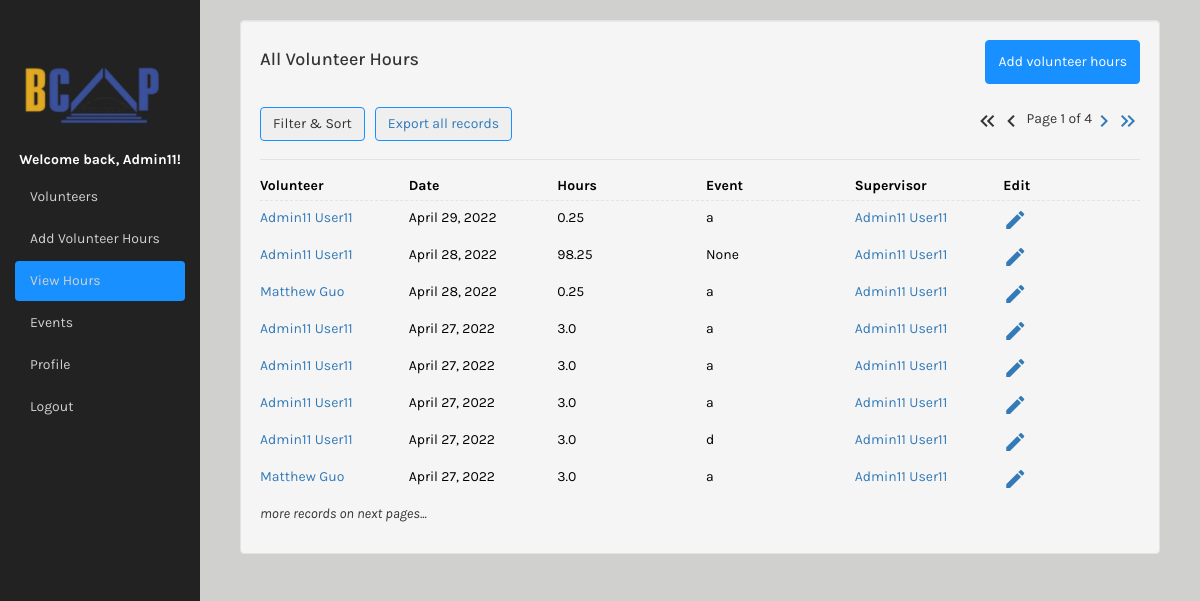
/history/ (signed in), run on an earlier commit of the app's database.
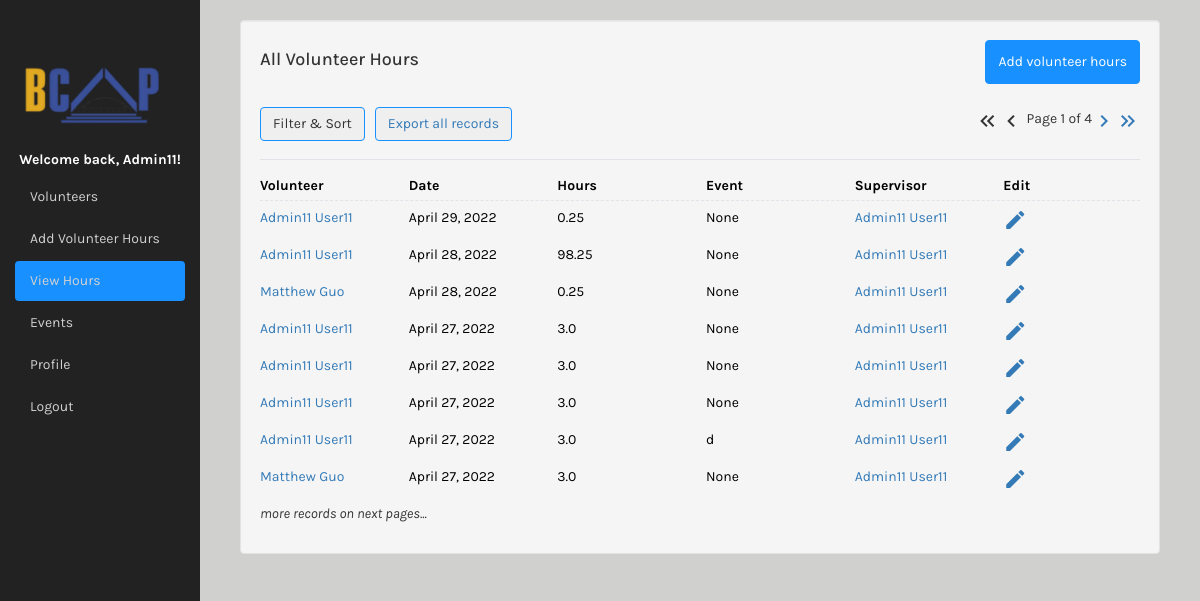
And on a later commit of the database.
### bcap373_app/models.py (models this page shows, shortened)
class VolunteerRecord(models.Model):
	activity = models.ForeignKey(EventModel, on_delete=models.SET_NULL, null=True)
	hours = models.FloatField(blank=False)
	date = models.DateField(auto_now=False, auto_now_add=False, blank=False)
	supervisor = models.ForeignKey(User, on_delete=models.SET_NULL, null=True, limit_choices_to={'is_staff': True}, related_name='supervisor')
	description = models.CharField(max_length=1000, blank=True, default='')
	owner = models.ForeignKey(User, on_delete=models.CASCADE, blank=True, null=True)
	class Meta:
		ordering = ["-date"]

class Profile(models.Model):
	user = models.OneToOneField(User, on_delete=models.CASCADE)
	phone = models.CharField(max_length=20, blank=True,
		help_text="Please enter your phone number in the following format: (XXX) XXX-XXXX")
	birth_date = models.DateField(null=True, blank=True)
	waiver = models.CharField(null=True, blank=True, max_length=300, help_text="If you have this user's waiver on file, please indicate this in this box (and give a link to where it can be found, e.g. on Google Drive)")
	def __str__(self):
		return "{} {}".format(self.user.first_name, self.user.last_name)

class EventModel(models.Model):
	name = models.CharField(max_length=256, blank=False)
	event_supervisor = models.ForeignKey(User, on_delete=models.SET_NULL, null=True, blank=True, limit_choices_to={'is_staff': True}, related_name='event_supervisor')
	created_at = models.DateTimeField(auto_now_add=True)
	class Meta:
		ordering = ["-created_at"]
	def __str__(self):
		return self.name

### bcap373_app/views.py (the view, shortened to what this page needs)
# urls.py: path('history/', views.history, name="history"),
@login_required
def history(request):
   current_user = request.user
   title = ''
   person_id = request.GET.get('owner', '')
   running_total = 0
   if person_id == '':
      if current_user.is_staff:
         title = 'All Volunteer Hours'
         records = VolunteerRecord.objects.all()
      else:
         title = 'Your Volunteer Hours'
         records = VolunteerRecord.objects.filter(owner = current_user)
   running_total = sum(rec.hours for rec in records)
   myFilter = HistoryFilter(request.GET, queryset=records)
   records = myFilter.qs
   paginator = Paginator(records, settings.PAGINATOR_COUNT)
   page_number = request.GET.get('page')
   page_obj = paginator.get_page(page_number)
   return render(request, "history.html", {"page_obj" : page_obj, "running_total": running_total, "title": title, "id":person_id, 'myFilter': myFilter})

### bcap373_app/models.py (called while the page is built)
def get_user_name(self):
	uid = self.id
	profile = Profile.objects.get(id=uid)
	return str(profile).title()

### bcap373_app/templatetags/template_tags.py (called while the page is built)
@register.simple_tag
def relative_url(value, field_name, urlencode=None):
    url = '?{}={}'.format(field_name, value)
    if urlencode:
        querystring = urlencode.split('&')
        filtered_querystring = filter(lambda p: p.split('=')[0] != field_name, querystring)
        encoded_querystring = '&'.join(filtered_querystring)
        url = '{}&{}'.format(url, encoded_querystring)
    return url

### templates/history.html (shortened to what this page needs)
{% extends "base.html" %}
{% load static %}
{% load template_tags %}
{% block pageContent %}
<div class="col-sm custom-grid">
    <div class="well">
        <div class="top-header">
            <div>
                <h4 class="history-title">{{ title }}</h4>
            </div>
            <div class="home-right">
                <a href='/add_individual_hours'>
                    <button class="btn btn-primary">Add volunteer hours</button>
                </a>
            </div>
        </div>
        <div class="tools">
            <div class="left-menu">
                <div class="dropdown" style="margin-right:10px">
                    <button class="btn btn-secondary dropdown-toggle" type="button" id="dropdownMenu2"
                        data-toggle="dropdown" aria-haspopup="true" aria-expanded="false">
                        Filter & Sort
                    </button>
                </div>
                <div>
                    <a href="/export/{% if id != '' %}?id={{id}}{% endif%}"><button type="button" class="btn btn-outline-primary">{% if id != '' %}Export user's hours{% else %}Export all records{% endif %}</button></a>
                </div>
            </div>
            <div class="pagination">
                {% if page_obj.has_previous %}
                    <a href="{% relative_url 1 'page' request.GET.urlencode %}"><i class="material-icons md-48">keyboard_double_arrow_left</i></a>
                    <a href="{% relative_url page_obj.previous_page_number 'page' request.GET.urlencode %}"><i class="material-icons md-48">keyboard_arrow_left</i></a>
                {% else %}
                    <i class="material-icons md-48">keyboard_double_arrow_left</i>
                    <i class="material-icons md-48">keyboard_arrow_left</i>
                {% endif %}&nbsp;
                <p>Page {{ page_obj.number }} of {{ page_obj.paginator.num_pages }}</p>
                {% if page_obj.has_next %}
                    <a href="{% relative_url page_obj.next_page_number 'page' request.GET.urlencode %}"><i class="material-icons md-48">keyboard_arrow_right</i></a>
                    <a href="{% relative_url page_obj.paginator.num_pages 'page' request.GET.urlencode %}"><i class="material-icons md-48">keyboard_double_arrow_right</i></a>
                {% else %}
                    <i class="material-icons md-48">keyboard_arrow_right</i>
                    <i class="material-icons md-48">keyboard_double_arrow_right</i>
                {% endif %}
            </div>
        </div>
        <div>
            <ul class="data-frame">
                <li class="data-item frame-header">
                    <dl class="data-grid-6">
                        {% if user.is_staff %}
                            <dt class = "rowheader">Volunteer</dt>
                        {% endif %}
                        <dd class = "rowheader">Date</dd>
                        <dd class = "rowheader">Hours</dd>
                        <dd class = "rowheader">Event</dd>
                        <dd class = "rowheader">Supervisor</dd>
                        <dd class = "rowheader">Edit</dd>
                    </dl>
                </li>
                {% for r in page_obj %}
                    <li class="data-item">
                        <dl class="data-grid-6">
                            {% if user.is_staff %}
                                <td><a href="/view_user/?user={{r.owner.id}}">{{ r.owner }}</a></td>
                            {% endif %}
                            <dd class="date">{{ r.date }}</dd>
                            <dd class="hours">{{ r.hours }}</dd>
                            <dd class="activity">{{ r.activity }}</dd>
                            {% if user.is_staff and r.supervisor != None %}
                                <dd class="supervisor"><a href="/view_user/?user={{r.supervisor.id}}">{{ r.supervisor }}</a></dd>
                            {% else %}
                                <dd class="supervisor">{{ r.supervisor }}</dd>
                            {% endif %}
                            {% if user.is_staff %}
                                <li><a href="/edit_individual_hours/?id={{r.id}}"><i class="material-icons md-48">edit</i></a></li>
                            {% else %}
                                <li><a href="/delete_volunteer_record/?id={{r.id}}" onclick="return confirm('Are you sure you would like to delete this volunteer record?')"><i class="material-icons md-48">delete</i></a></li>
                            {% endif %}
                        </dl>
                    </li>
                {% endfor %}
                {% if page_obj.has_next %}
                    <i>more records on next pages...</i>
                {% endif %}
            </ul>
        </div>
    </div>
</div>
</html>
{% endblock %}

### templates/base.html (shortened to what this page needs)
{% load static %}
<!DOCTYPE html>
<html lang="en">
{% block pageHeader %}
<head>
    <link rel="stylesheet" href="https://maxcdn.bootstrapcdn.com/bootstrap/3.4.1/css/bootstrap.min.css">
    <link rel="stylesheet" type="text/css" href="{% static 'bcap373_app/css/main.css' %}">
</head>
{% endblock pageHeader%}
<body>
    <div class="container-fluid">
      <div class="row content">
        <div class="col-sm-3 sidenav hidden-xs sidebar">
            <div class = "logo1">
              <img class=" nav-bar-image" src="{% static 'bcap373_app/img/bcap373_logo.png' %}">
            </div>
            <ul class="nav nav-pills nav-stacked">
                <li><h5 class="navbar-user">Welcome back, {{ user.first_name }}!</h5></li>
                {% if user.is_staff %}
                  <li {% if request.resolver_match.url_name == 'volunteers' %}class="active"{% endif %}><a href="/volunteers">Volunteers</a></li>
                {% endif %}
                <li {% if request.resolver_match.url_name == 'add_individual_hours' %}class="active"{% endif %}><a href="/add_individual_hours">Add Volunteer Hours</a></li>
                <li {% if request.resolver_match.url_name == 'history' or request.resolver_match.url_name == 'edit_individual_hours' %}class="active"{% endif %}><a href="/history">View Hours</a></li>
                {% if user.is_staff %}
                  <li {% if request.resolver_match.url_name == 'events' or request.resolver_match.url_name == 'update_event' %}class="active"{% endif %}><a href="/events">Events</a></li>
                {% endif %}
                <li ><a href="{% url 'profile' %}">Profile</a></li>
                <li><a href="{% url 'logout' %}">Logout</a></li>
            </ul><br>
        </div>
        <br>
        {% block pageContent %}{% endblock pageContent %}
</body>
</html>

### bcap373_app/static/bcap373_app/css/main.css (style rules this page uses)
* { box-sizing: border-box; }
body { font-family: "Karla", sans-serif; background-color: #d0d0ce; }
.logo1 { margin-top:40px; }
.logo1 img, .nav-bar-image { width: 90%; height: 100%; }
.custom-grid { margin-left: 240px; margin-right: 40px; }
.rowheader { font-weight:bold !important; }
.frame-header { color:red; }
.top-header { display: flex; justify-content:space-between }
.navbar-user { text-align: center; font-weight: bold; color: white; }
ul.nav.nav-pills.nav-stacked a { color: #d1d1d1; }
.nav-pills>li.active>a, .nav-pills>li.active>a:focus, .nav-pills>li.active>a:hover { background-color: #1890FF; color: white; }
.btn { border: 1px solid #1890ff; }
.left-menu { display: flex; justify-content: space-around; }
.btn-primary { background-color: #1890FF; height: 44px; }
.home-right { display:flex; flex-direction:row; column-gap: 1em; }
.sidenav { background-color: #222222; height: 100%; width: 200px !important; position: fixed; }
.tools { display: flex; justify-content: space-between; align-items: center; flex-wrap: wrap; border-bottom: 1px solid #e0e4e8; margin-bottom: 16px; padding-top: 5px; }
.pagination { display: flex; padding-left: 0; list-style: none; border-radius: 0.25rem; justify-content: center; text-align: center; }
.data-frame { width: 100%; list-style-type: none; padding: 0; }
.data-item.frame-header { display: none; border-bottom: 1px dashed #e0e4e8; }
li.data-item { margin-bottom: 0.5em; border-bottom: 1px solid #0000001a; }
.data-item dl { display: flex; flex-direction:column; margin: 0; color: black; }
dl { color: #B1B1B1; }
.data-item .hours:before { content: "Hours: "; }
.data-item .activity:before { content: "Activity: "; }
.data-item .supervisor:before { content: "Supervisor: "; }
.data-item .hours { text-align: left; }
.data-item .date:before { content: "Date: "; }
.data-item dd { margin: 0; margin-bottom: 0.25em; overflow: auto; }
dt { font-weight: normal !important; }
.data-item dt { margin-bottom: 0.25em; }
@media screen and (min-width: 766px) { .data-item.frame-header { display: block; } }
@media screen and (min-width: 766px) { .data-item .hours { text-align: left; } }
@media screen and (min-width: 766px) { .data-item dl { display: grid; column-gap: 1vw; } }
@media screen and (min-width: 766px) { .data-grid-6 { grid-template-columns: minmax(0, 1fr) minmax(0, 1fr) minmax(0, 1fr) minmax(0, 1fr) minmax(0, 1fr) minmax(0, 1fr); } }
@media screen and (min-width: 766px) { li.data-item { border-bottom: 0px; } }
@media screen and (min-width: 766px) { .data-item .phone:before, .data-item .email:before, .data-item .date:before, .data-item .activity:before, .data-item .supervisor:before, .data-item .event-name:before, .data-item .role:before, .data-item .hours:before { content: ""; } }

What changed in the data, as far as the page shows it:
changed VolunteerRecord "April 29, 2022": activity "a" → "None"
changed VolunteerRecord (number 3 of 8 on the later page): activity "a" → "None"
changed VolunteerRecord (number 4 of 8 on the later page): activity "a" → "None"
changed VolunteerRecord (number 5 of 8 on the later page): activity "a" → "None"
changed VolunteerRecord (number 6 of 8 on the later page): activity "a" → "None"
changed VolunteerRecord (number 8 of 8 on the later page): activity "a" → "None"
